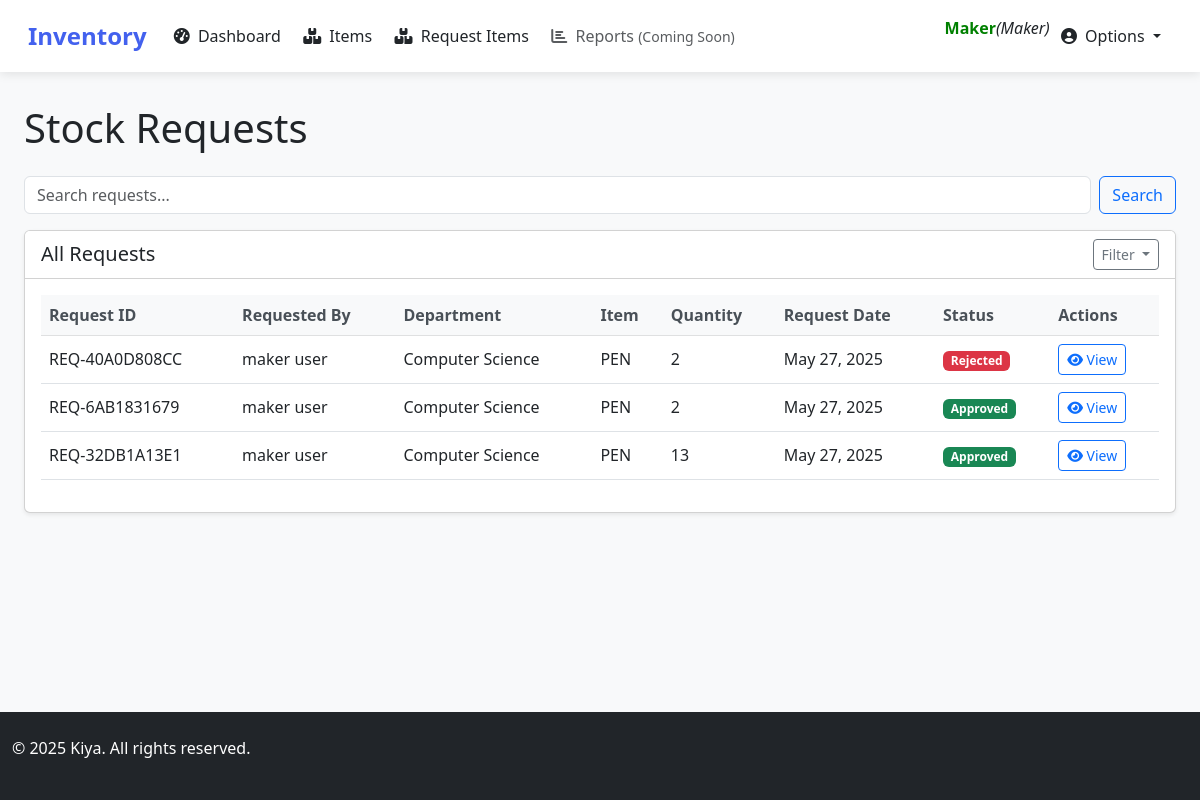
Page /my_requests/ (signed in) on the committed database.
### under/models.py (models this page shows, shortened)
class StockRequest(models.Model):
    STATUS_CHOICES = [
        ('Pending', 'Pending'),
        ('Approved', 'Approved'),
        ('Partially Approved', 'Partially Approved'),
        ('Rejected', 'Rejected'),
        ('Fulfilled', 'Fulfilled'),
    ]
    request_id = models.CharField(max_length=36, unique=True, blank=True, editable=False)
    department_user = models.ForeignKey(User, on_delete=models.CASCADE)
    department = models.ForeignKey('Department', on_delete=models.SET_NULL, null=True)
    item = models.ForeignKey('Item', on_delete=models.CASCADE)
    requested_quantity = models.PositiveIntegerField()
    reason = models.TextField(blank=True)
    request_date = models.DateTimeField(auto_now_add=True)
    status = models.CharField(max_length=20, choices=STATUS_CHOICES, default='Pending')
    approved_by = models.ForeignKey(User, on_delete=models.SET_NULL, null=True, blank=True, related_name='approved_requests')
    approved_quantity = models.PositiveIntegerField(null=True, blank=True)
    admin_remarks = models.TextField(blank=True, null=True)
    approved_date = models.DateTimeField(null=True, blank=True)
    is_viewed_by_maker = models.BooleanField(default=False)

class Department(models.Model):
    name = models.CharField(max_length=100, unique=True)
    description = models.TextField(blank=True, null=True)

class Item(models.Model):
    name = models.CharField(max_length=100)
    product_number   = models.CharField(max_length=100, unique=True)
    description = models.TextField()
    category = models.ForeignKey('Category', on_delete=models.SET_NULL, null=True)
    quantity_in_stock = models.PositiveIntegerField(default=0)
    image = models.ImageField(upload_to='product_images/', blank=True, null=True)
    unit_price = models.DecimalField(max_digits=10, decimal_places=2)

### under/views.py (the view, shortened to what this page needs)
# urls.py: path('my_requests/', views.myrequests, name='my_requests'),
@user_passes_test(is_maker)
def myrequests(request):
    if request.user.is_authenticated:
        stock_requests = StockRequest.objects.filter(department_user=request.user)
        status = request.GET.get('status')
        if status:
            stock_requests = stock_requests.filter(status__iexact=status)
        q = request.GET.get('q', '')
    else:
        stock_requests = StockRequest.objects.none()  # Empty queryset for unauthenticated
    context = {
        'stock_requests': stock_requests,
        'search_query': q,  # Pass back the query to the template if needed
        'selected_status': status,
    }
    return render(request, 'maker/my_requests.html', context)

### under/context_processors.py (called while the page is built)
def pending_requests_count(request):
    if request.user.is_authenticated :  # Adjust based on your user model
        count = StockRequest.objects.filter(status='Pending').count()
        return {'pending_requests_count': count}
    return {'pending_requests_count': 0}

### under/views.py (called while the page is built)
def is_maker(user):
    return user.groups.filter(name='maker').exists()

### under/templates/maker/my_requests.html (shortened to what this page needs)
{% extends 'maker/base.html' %}
{% block content %}
<div class="container">
    <h1 class="mb-4">Stock Requests</h1>
    <form method="get" class="mb-3 d-flex" role="search" aria-label="Search stock requests">
        <input
            type="search"
            name="q"
            class="form-control me-2"
            placeholder="Search requests..."
            value="{{ request.GET.q|default:'' }}"
            aria-label="Search"
        >
        <button class="btn btn-outline-primary" type="submit">Search</button>
    </form>
    <div class="card shadow-sm">
        <div class="card-header bg-white">
            <div class="d-flex justify-content-between align-items-center">
                <h5 class="mb-0">All Requests</h5>
                <div class="dropdown">
                    <button class="btn btn-sm btn-outline-secondary dropdown-toggle" type="button" id="filterDropdown" data-bs-toggle="dropdown" aria-expanded="false">
                        Filter
                    </button>
                </div>
            </div>
        </div>
        <div class="card-body">
            <div class="table-responsive">
                <table class="table table-hover">
                    <thead class="table-light">
                        <tr>
                            <th>Request ID</th>
                            <th>Requested By</th>
                            <th>Department</th>
                            <th>Item</th>
                            <th>Quantity</th>
                            <th>Request Date</th>
                            <th>Status</th>
                            <th>Actions</th>
                        </tr>
                    </thead>
                    <tbody>
                        {% for request in stock_requests %}
                        <tr>
                            <td>{{ request.request_id }}</td>
                            <td>{{ request.department_user.get_full_name}}</td>
                            <td>{{ request.department.name }}</td>
                            <td>{{ request.item.name }}</td>
                            <td>{{ request.requested_quantity }}</td>
                            <td>{{ request.request_date|date:"M d, Y" }}</td>
                            <td>
                                <span class="badge
                                    {% if request.status == 'Approved' %}bg-success
                                    {% elif request.status == 'Rejected' %}bg-danger
                                    {% else %}bg-warning text-dark{% endif %}">
                                    {{ request.status|title }}
                                </span>
                            </td>
                            <td>
                                <button class="btn btn-sm btn-outline-primary" data-bs-toggle="modal" data-bs-target="#detailModal{{ forloop.counter }}">
                                    <i class="fas fa-eye"></i> View
                                </button>
                            </td>
                        </tr>
                        {% empty %}
                        <tr>
                            <td colspan="8" class="text-center py-4">No stock requests found</td>
                        </tr>
                        {% endfor %}
                    </tbody>
                </table>
            </div>
        </div>
    </div>
</div>
{% endblock content %}

### under/templates/maker/base.html (shortened to what this page needs)
<!DOCTYPE html>
<html lang="en">
<head>
      <link rel="stylesheet" href="https://cdnjs.cloudflare.com/ajax/libs/font-awesome/6.0.0-beta3/css/all.min.css">
    <link href="https://cdn.jsdelivr.net/npm/bootstrap@5.3.0/dist/css/bootstrap.min.css" rel="stylesheet">
</head>
<body>
    <nav class="navbar navbar-expand-lg navbar-light sticky-top">
        <div class="container">
            <a class="navbar-brand" href="/">Inventory</a>
            <div class="collapse navbar-collapse" id="navbarNav">
                <ul class="navbar-nav me-auto">
                    <li class="nav-item">
                        <a class="nav-link {% if request.path == '/dashboard' %}active{% endif %}" href="{% url 'dashboard_maker' %}">
                            <i class="fas fa-tachometer-alt me-1"></i> Dashboard
                        </a>
                    </li>
                    <li class="nav-item">
                        <a class="nav-link {% if request.path == '/items' %}active{% endif %}" href="{% url 'item_list_maker' %}">
                            <i class="fas fa-boxes me-1"></i> Items
                        </a>
                    </li>
                    <li class="nav-item">
                        <a class="nav-link {% if request.path == '/items' %}active{% endif %}" href="{% url 'maker_stockout_request' %}">
                            <i class="fas fa-boxes me-1"></i> Request Items
                        </a>
                    </li>
                    <li class="nav-item">
    <a class="nav-link disabled text-muted" href="#" title="Coming Soon">
        <i class="fas fa-chart-bar me-1"></i> Reports <small>(Coming Soon)</small>
    </a>
</li>
                </ul>
                <ul class="navbar-nav">
                   <p style="color:green; font-weight:bold;" >{{ request.user | title }} </p> <i>(Maker)</i>
                    <li class="nav-item dropdown">
                        <a class="nav-link dropdown-toggle" href="#" id="navbarDropdown" role="button" data-bs-toggle="dropdown">
                            <i class="fas fa-user-circle me-1"></i> Options
                        </a>
                    </li>
                </ul>
            </div>
        </div>
    </nav>
    <main class="content">
        <div class="container">
            {% block content %}{% endblock %}
        </div>
    </main>
    <footer>
        <div class="container">
            <div class="row">
                <div class="col-md-6">
                    <p>&copy; 2025 Kiya. All rights reserved.</p>
                </div>
                <div class="col-md-6 text-md-end">
            </div>
        </div>
    </footer>
</body>
</html>

### under/templates/maker/base.html (style rules this page uses)
:root { --primary: #4361ee; --primary-dark: #3a56d4; --light: #f8f9fa; --dark: #212529; }
body { font-family: 'Segoe UI', Tahoma, Geneva, Verdana, sans-serif; display: flex; flex-direction: column; min-height: 100vh; background-color: #f8f9fa; }
.navbar { background-color: white; box-shadow: 0 2px 10px rgba(0, 0, 0, 0.1); padding: 0.8rem 1rem; }
.navbar-brand { font-weight: 700; color: var(--primary); font-size: 1.5rem; }
.nav-link { font-weight: 500; color: var(--dark); padding: 0.5rem 1rem; margin: 0 0.2rem; border-radius: 5px; transition: all 0.3s; }
.content { flex: 1; padding: 2rem 0; }
footer { background-color: var(--dark); color: white; padding: 1.5rem 0; margin-top: auto; }
.container { max-width: 1900px; }

### under/templates/maker/my_requests.html (style rules this page uses)
.table th { font-weight: 600; color: #495057; }
.table td { vertical-align: middle; }

### rows in the picture
StockRequest: request_id "REQ-40A0D808CC", department_user.get_full_name "maker user", department.name "Computer Science", item.name "PEN", requested_quantity "2", request_date "May 27, 2025", status "Rejected"
StockRequest: request_id "REQ-6AB1831679", department_user.get_full_name "maker user", department.name "Computer Science", item.name "PEN", requested_quantity "2", request_date "May 27, 2025", status "Approved"
StockRequest: request_id "REQ-32DB1A13E1", department_user.get_full_name "maker user", department.name "Computer Science", item.name "PEN", requested_quantity "13", request_date "May 27, 2025", status "Approved"

### other values in the picture
{{ request.user | title }} "Maker"
